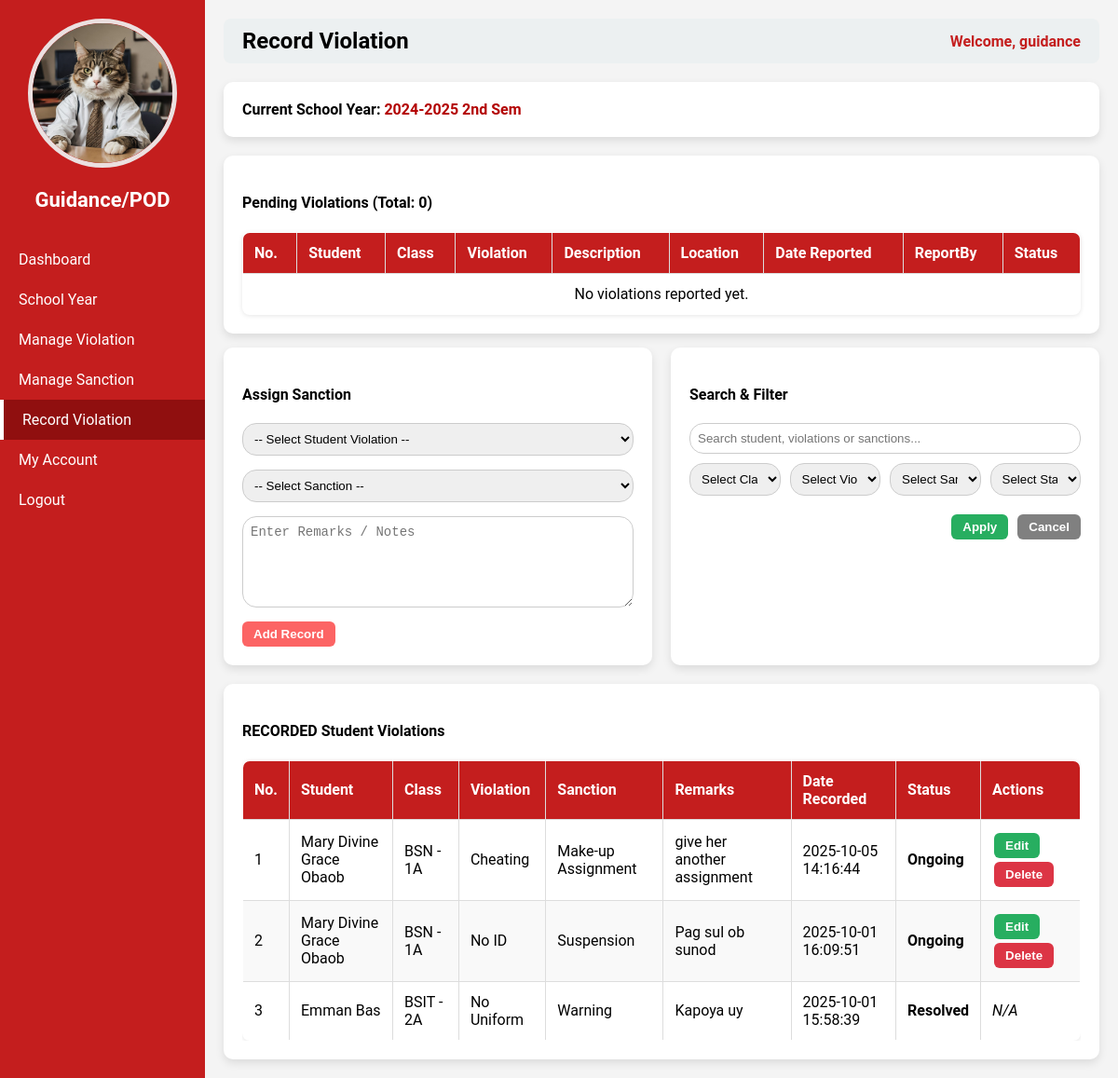
The app's page /guidance.php?page=record_violation (signed in), older data.
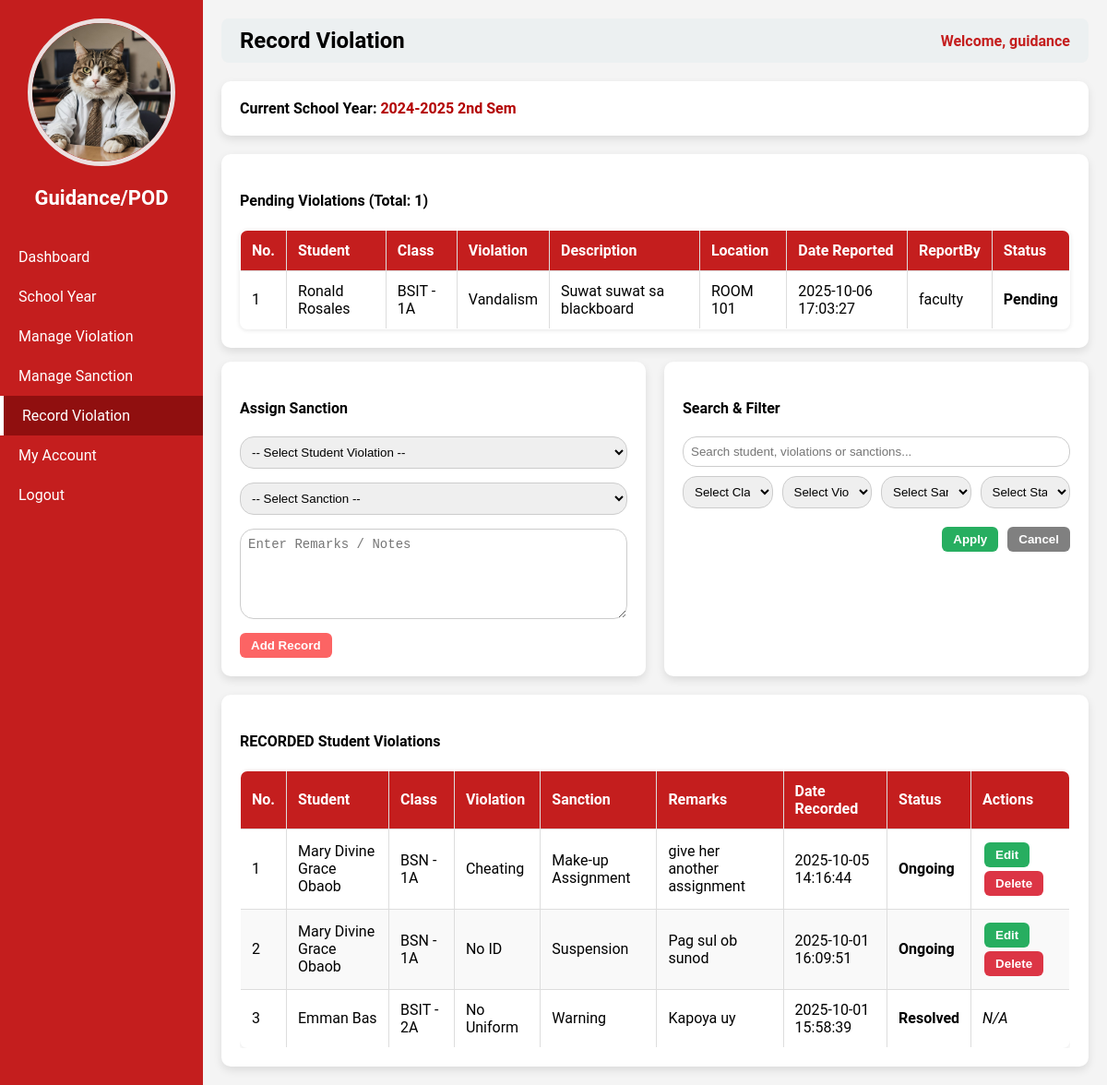
The same page, newer data.
### tables this page shows
CREATE TABLE `users` (
  `id` int(11) NOT NULL,
  `username` varchar(50) NOT NULL,
  `password` varchar(255) NOT NULL,
  `role` varchar(50) NOT NULL,
  `email` varchar(255) NOT NULL,
  `contact` varchar(50) NOT NULL,
  `status` varchar(50) NOT NULL,
  `img` varchar(255) NOT NULL
);

CREATE TABLE `school_years` (
  `id` int(11) NOT NULL,
  `school_year` varchar(50) NOT NULL,
  `is_current` tinyint(1) DEFAULT 0
);

CREATE TABLE `record_violations` (
  `id` int(11) NOT NULL,
  `student_violations_id` int(11) NOT NULL,
  `sanction_id` int(11) NOT NULL,
  `remarks` text NOT NULL,
  `date_recorded` timestamp NOT NULL DEFAULT current_timestamp(),
  `user_id` int(11) NOT NULL,
  `school_year_id` int(11) NOT NULL,
  `status` varchar(50) NOT NULL
);

CREATE TABLE `students` (
  `id` int(11) NOT NULL,
  `first_name` varchar(50) NOT NULL,
  `last_name` varchar(50) NOT NULL,
  `school_year_id` int(11) NOT NULL,
  `program_id` int(11) NOT NULL,
  `year_level_id` int(11) NOT NULL,
  `section_id` int(11) NOT NULL,
  `address` varchar(100) NOT NULL,
  `contact` varchar(20) NOT NULL,
  `img` varchar(255) NOT NULL,
  `user_id` int(11) NOT NULL
);

CREATE TABLE `programs` (
  `id` int(11) NOT NULL,
  `program_code` varchar(50) NOT NULL,
  `program_name` varchar(100) NOT NULL
);

CREATE TABLE `year_levels` (
  `id` int(11) NOT NULL,
  `year_level` varchar(50) NOT NULL,
  `year_code` varchar(50) NOT NULL
);

CREATE TABLE `sections` (
  `id` int(11) NOT NULL,
  `section_name` varchar(50) NOT NULL
);

CREATE TABLE `violations` (
  `id` int(11) NOT NULL,
  `violation` varchar(100) NOT NULL
);

CREATE TABLE `sanctions` (
  `id` int(11) NOT NULL,
  `sanction` varchar(50) NOT NULL
);

CREATE TABLE `student_violations` (
  `id` int(11) NOT NULL,
  `student_id` int(11) NOT NULL,
  `violation_id` int(11) NOT NULL,
  `description` text NOT NULL,
  `location` varchar(50) NOT NULL,
  `date_time` datetime NOT NULL DEFAULT current_timestamp(),
  `status` varchar(50) NOT NULL,
  `user_id` int(11) NOT NULL,
  `school_year_id` int(11) NOT NULL
);

### guidance_pages/record_violation.php (the view, shortened to what this page needs)
<?php
require __DIR__ . '/../db_connect.php';
$current_sy_row = $pdo->query("SELECT * FROM school_years WHERE is_current=1 LIMIT 1")->fetch(PDO::FETCH_ASSOC);
$current_sy_id = $current_sy_row ? $current_sy_row['id'] : null;
$current_sy = $current_sy_row ? $current_sy_row['school_year'] : "None";
$edit_mode = false;
$edit_id = null;
$edit_remarks = "";
$edit_violation_id = null;
$query = "
    SELECT rv.*,
           v.violation AS violation_name,
           s.sanction AS sanction_name,
           st.first_name, st.last_name,
           p.program_code,
           yl.year_code AS year_level,
           sec.section_name,
           sy.school_year
    FROM record_violations rv
    JOIN student_violations sv ON rv.student_violations_id = sv.id
    JOIN students st ON sv.student_id = st.id
    JOIN programs p ON st.program_id = p.id
    JOIN year_levels yl ON st.year_level_id = yl.id
    JOIN sections sec ON st.section_id = sec.id
    JOIN school_years sy ON rv.school_year_id = sy.id
    JOIN violations v ON sv.violation_id = v.id
    JOIN sanctions s ON rv.sanction_id = s.id
    WHERE rv.school_year_id = ?
";
$params = [$current_sy_id];
$query .= " ORDER BY rv.date_recorded DESC";
$records = $pdo->prepare($query);
$records->execute($params);
$records = $records->fetchAll(PDO::FETCH_ASSOC);
$stmt = $pdo->prepare("
    SELECT sv.id, s.first_name, s.last_name,
           p.program_code,
           yl.year_code AS year_level,
           sec.section_name,
           v.violation, sv.description, sv.location, sv.date_time, sv.status,
           u.username AS reported_by
    FROM student_violations sv
    JOIN students s ON sv.student_id = s.id
    JOIN programs p ON s.program_id = p.id
    JOIN year_levels yl ON s.year_level_id = yl.id
    JOIN sections sec ON s.section_id = sec.id
    JOIN violations v ON sv.violation_id = v.id
    JOIN users u ON sv.user_id = u.id
    WHERE sv.school_year_id = ?
      AND sv.status = 'Pending'
    ORDER BY sv.date_time DESC
");
$stmt->execute([$current_sy_id]);
$studentViolations = $stmt->fetchAll(PDO::FETCH_ASSOC);
$totalViolations = count($studentViolations);
?>
<div class="container small-container">
    <h3>Current School Year: <span style="color:#b30000;"><?= htmlspecialchars($current_sy) ?></span></h3>
</div>
<div class="container">
    <h4>Pending Violations (Total: <?= $totalViolations ?>)</h4>
    <table class="styled-table" id="violationTable">
        <thead>
            <tr>
                <th>No.</th>
                <th>Student</th>
                <th>Class</th>
                <th>Violation</th>
                <th>Description</th>
                <th>Location</th>
                <th>Date Reported</th>
                <th>ReportBy</th>
                <th>Status</th>
            </tr>
        </thead>
        <tbody>
            <?php if ($totalViolations > 0): ?>
                <?php foreach ($studentViolations as $i => $v): ?>
                    <tr>
                        <td><?= $i + 1 ?></td>
                        <td><?= htmlspecialchars($v['first_name'] . " " . $v['last_name']); ?></td>
                        <td><?= htmlspecialchars($v['program_code']) ?> - <?= htmlspecialchars($v['year_level']) ?><?= htmlspecialchars($v['section_name']) ?></td>
                        <td><?= htmlspecialchars($v['violation']); ?></td>
                        <td><?= htmlspecialchars($v['description']); ?></td>
                        <td><?= htmlspecialchars($v['location']); ?></td>
                        <td><?= htmlspecialchars($v['date_time']); ?></td>
                        <td><?= htmlspecialchars($v['reported_by']); ?></td>
                        <td><strong><?= htmlspecialchars($v['status']); ?></strong></td>
                    </tr>
                <?php endforeach; ?>
            <?php else: ?>
                <tr><td colspan="9" style="text-align:center;">No violations reported yet.</td></tr>
            <?php endif; ?>
        </tbody>
    </table>
</div>
<div class="two-columns">
    <div class="left-box">
        <h4>Assign Sanction</h4>
        <form method="POST" class="form-box">
            <?php if ($edit_mode): ?>
    <input type="text" value="<?= htmlspecialchars($edit_student_name . " - " . $edit_violation_name) ?>" disabled>
    <input type="hidden" name="student_violations_id" value="<?= $edit_violation_id ?>">
<?php else: ?>
    <select name="student_violations_id" required>
        <option value="">-- Select Student Violation --</option>
    </select>
<?php endif; ?>
            <select name="sanction_id" required>
                <option value="">-- Select Sanction --</option>
            </select>
            <textarea name="remarks" class="remarks-input" placeholder="Enter Remarks / Notes" rows="5" required><?= htmlspecialchars($edit_remarks); ?></textarea>
            <?php if ($edit_mode): ?>
                <input type="hidden" name="id" value="<?= $edit_id; ?>">
                <button type="submit" name="update_record" class="btn btn-warning">Update</button>
                <a href="guidance.php?page=record_violation" class="btn btn-secondary">Cancel</a>
            <?php else: ?>
                <button type="submit" name="add_record" class="btn btn-primary">Add Record</button>
            <?php endif; ?>
        </form>
    </div>
    <div class="right-box">
        <h4>Search & Filter</h4>
        <div class="form-box">
            <input type="text" id="recordSearch" class="search-input" placeholder="Search student, violations or sanctions...">
        </div>
        <div class="form-box filter-grid">
    <select id="filterClass">
        <option value="">Select Class</option>
    </select>
    <select id="filterViolation">
        <option value="">Select Violation</option>
    </select>
    <select id="filterSanction">
        <option value="">Select Sanction</option>
    </select>
    <select id="filterStatus">
        <option value="">Select Status</option>
    </select>
</div>
        <div class="filter-buttons">
            <button type="button" class="btn btn-info" onclick="applyRecordFilters()">Apply</button>
            <button type="button" class="btn btn-secondary" onclick="cancelRecordFilters()">Cancel</button>
        </div>
    </div>
</div>
<div class="container">
    <div class="table-box">
        <h4>RECORDED Student Violations</h4>
        <table class="styled-table" id="recordedTable">
            <thead>
                <tr>
                    <th>No.</th>
                    <th>Student</th>
                    <th>Class</th>
                    <th>Violation</th>
                    <th>Sanction</th>
                    <th>Remarks</th>
                    <th>Date Recorded</th>
                    <th>Status</th>
                    <th>Actions</th>
                </tr>
            </thead>
            <tbody>
            <?php if ($records): ?>
                <?php foreach ($records as $i => $r): ?>
                    <tr>
                        <td><?= $i + 1; ?></td>
                        <td><?= htmlspecialchars($r['first_name'] . " " . $r['last_name']); ?></td>
                        <td><?= htmlspecialchars($r['program_code'] . " - " . $r['year_level'] . $r['section_name']); ?></td>
                        <td><?= htmlspecialchars($r['violation_name']); ?></td>
                        <td><?= htmlspecialchars($r['sanction_name']); ?></td>
                        <td><?= htmlspecialchars($r['remarks']); ?></td>
                        <td><?= $r['date_recorded']; ?></td>
                        <td><strong><?= htmlspecialchars($r['status']); ?></strong></td>
                        <td>
                        <?php if ($r['status'] === 'Ongoing'): ?>
                            <form method="POST" class="inline-form">
                                <button type="submit" name="edit_record" class="btn btn-warning">Edit</button>
                            </form>
                            <form method="POST" class="inline-form" onsubmit="return confirm('Are you sure you want to delete this record?');">
                                <button type="submit" name="delete_record" class="btn btn-danger">Delete</button>
                            </form>
                        <?php else: ?>
                            <em>N/A</em>
                        <?php endif; ?>
                        </td>
                    </tr>
                <?php endforeach; ?>
            <?php else: ?>
                <tr>
                    <td colspan="9" style="text-align:center; color:red; font-weight:bold;">No records found.</td>
                </tr>
            <?php endif; ?>
            </tbody>
        </table>
    </div>
</div>

### guidance.php (shortened to what this page needs)
<?php
require 'db_connect.php';
$id = $_SESSION['user_id'];
$stmt = $pdo->prepare("SELECT * FROM users WHERE id=?");
$stmt->execute([$id]);
$user = $stmt->fetch(PDO::FETCH_ASSOC);
$page = isset($_GET['page']) ? $_GET['page'] : 'dashboard';
?>
<!DOCTYPE html>
<html>
<head>
</head>
<body>
<div class="sidebar">
    <div class="column profile-photo">
        <?php if (!empty($user['img'])): ?>
            <img src="<?php echo htmlspecialchars($user['img']); ?>" alt="Profile Image">
        <?php else: ?>
            <img src="default.png" alt="Profile Image">
        <?php endif; ?>
    </div>
    <h2>Guidance/POD</h2>
    <a href="?page=dashboard" class="<?= ($page == 'dashboard') ? 'active' : '' ?>">Dashboard</a>
    <a href="?page=manage_school_year" class="<?= ($page == 'manage_school_year') ? 'active' : '' ?>">School Year</a>
    <a href="?page=manage_violation" class="<?= ($page == 'manage_violation') ? 'active' : '' ?>">Manage Violation</a>
        <a href="?page=manage_sanction" class="<?= ($page == 'manage_sanction') ? 'active' : '' ?>">Manage Sanction</a>
    <a href="?page=record_violation" class="<?= ($page == 'record_violation') ? 'active' : '' ?>">Record Violation</a>
    <a href="?page=my_account" class="<?= ($page == 'my_account') ? 'active' : '' ?>">My Account</a>
    <a href="logout.php">Logout</a>
</div>
<div class="main-content">
    <div class="header">
        <h2><?php echo ucwords(str_replace('_',' ', $page)); ?></h2>
        <span>Welcome, <?php echo $_SESSION['username']; ?></span>
    </div>
    <div class="content" style="margin-top:20px;">
        <?php
        $pageFile = "guidance_pages/{$page}.php";
        if (file_exists($pageFile)) {
            include $pageFile;
        } else {
            echo "<p>Page not found.</p>";
        }
        ?>
    </div>
</div>
</body>
</html>

### guidance.php (style rules this page uses)
body { margin:0; font-family:'Roboto', sans-serif; background:#f4f4f4; }
.sidebar { position: fixed; top:0; left:0; width:220px; height:100%; background-color:#c41e1e; color:white; display:flex; flex-direction:column; padding-top:20px; }
.sidebar h2 { text-align:center; margin-bottom:30px; font-size:22px; }
.sidebar a { padding:12px 20px; text-decoration:none; color:white; display:block; transition:0.3s; }
.sidebar a.active { background-color: #900f0f; border-left: 4px solid #fff; }
.main-content { margin-left:220px; padding:20px; }
.header { display:flex; justify-content:space-between; align-items:center; background:#ecf0f1; padding:10px 20px; border-radius:8px; }
.header h2 { margin:0; }
.header span { font-weight: bold;color: #c41e1e; }
.profile-photo { text-align: center; }
.profile-photo img { width: 150px; height: 150px; object-fit: cover; border-radius: 50%; border: 5px solid #ebe0e0ff; }

### guidance_pages/record_violation.php (style rules this page uses)
.small-container { padding: 8px 15px; flex: 1; display: block; max-width: 100%; }
.small-container h3 { font-size: 16px; margin: 0; }
.container { background:#fff; padding:20px; border-radius:10px; box-shadow:0 4px 10px rgba(0,0,0,0.1); margin-top:20px; }
.form-box { display: flex; flex-wrap: wrap; gap: 5px; }
.form-box select, .form-box textarea, .form-box input { padding: 8px; border: 1px solid #ccc; border-radius: 15px; margin-bottom: 10px; width: 100%; }
.table-box { max-height:400px; overflow-y:auto; }
.styled-table { width:100%; border-collapse:collapse; border:1px solid #ddd; border-radius:8px; overflow:hidden; box-shadow:0 1px 5px rgba(0,0,0,0.1); }
.styled-table th, .styled-table td { padding:12px; text-align:left; border:1px solid #ddd; }
.styled-table thead { background:#c41e1e; color:white; }
.styled-table tr:nth-child(even) { background:#f9f9f9; }
.inline-form { display:inline-block; margin:2px; }
.btn { padding:6px 12px; border-radius:6px; border:none; cursor:pointer; font-weight:bold; color:white; }
.btn-primary { background:#fc6464ff; }
.btn-warning { background:#27ae60; }
.btn-danger { background:#dc3545; }
.btn-info { background:#27ae60; }
.btn-secondary { background:gray; text-decoration:none; }
.remarks-input { width: 100%; resize: vertical; padding: 10px; font-size: 14px; }
.two-columns { display: flex; gap: 20px; align-items: stretch; margin-top: 15px; margin-bottom: 15px; }
.left-box, .right-box { flex: 1; background: #fff; padding: 20px; border-radius: 10px; box-shadow: 0 4px 10px rgba(0,0,0,0.1); }
.filter-grid { display: grid; grid-template-columns: repeat(4, 1fr); gap: 10px; }
.filter-buttons { grid-column: span 3; display: flex; gap: 10px; margin-top: 10px; justify-content: flex-end; }

Row changes from the older to the newer data that the page shows:
added student_violations: student.last_name "Ronald Rosales", programs.program_code "BSIT", year_levels.year_code "1", sections.section_name "A", violation.violation "Vandalism", description "Suwat suwat sa blackboard", location "ROOM 101", date_time "2025-10-06 17:03:27", user.username "faculty", status "Pending"
Text that changed along with them:
$totalViolations: "0" → "1"
text no longer shown: "No violations reported yet."
